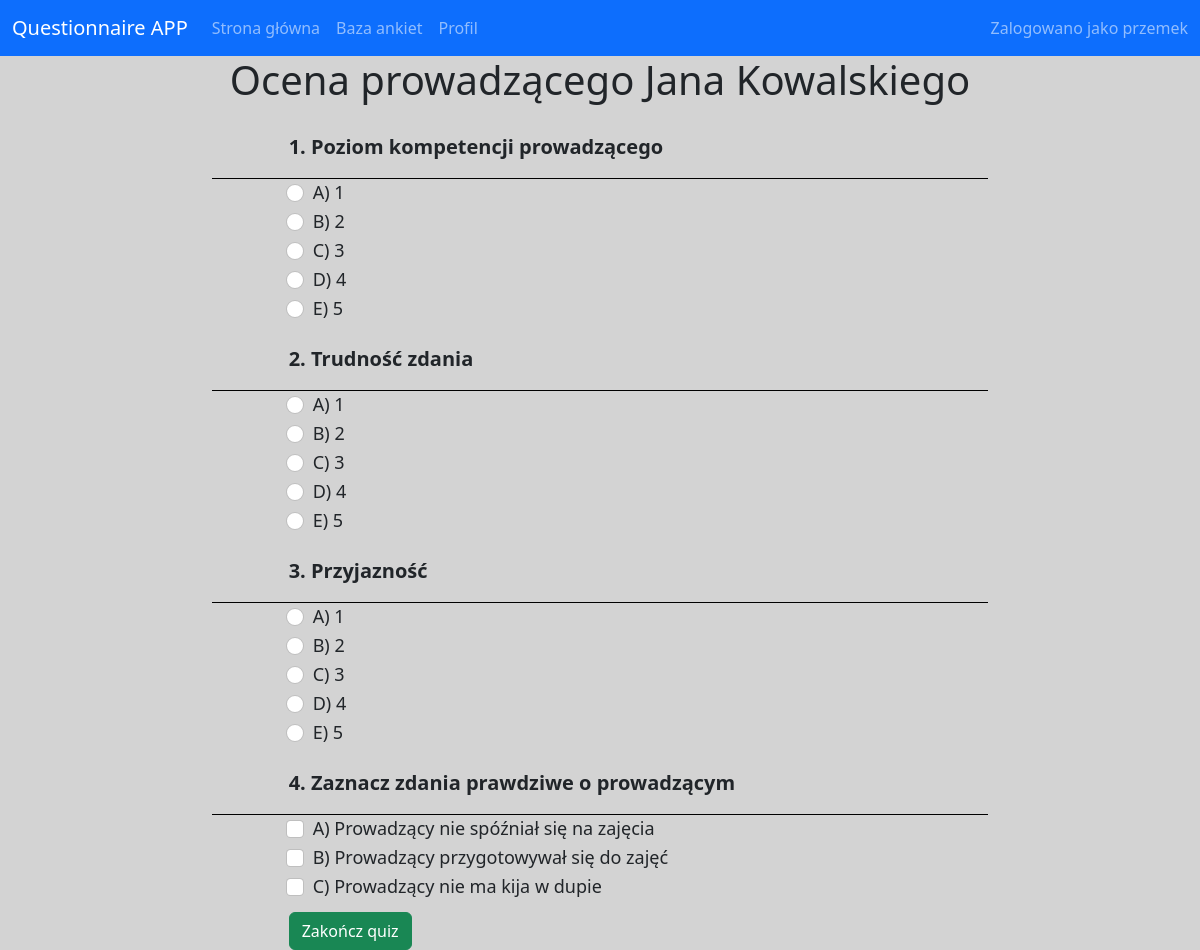
Page /questionnaireProfile/4 (signed in) on the committed database.
### main/models.py (models this page shows, shortened)
class Questionnaire(models.Model):
    text = models.CharField(max_length=50)
    questions = models.ManyToManyField(Question, blank=True)
    owner = models.ForeignKey(User, on_delete=models.SET_NULL, null=True)
    public = models.BooleanField(null=True, default=False)
    publicResults = models.BooleanField(null=True, blank=True)
    password = models.CharField(max_length=200, blank=True, null=True)
    date = models.DateField(auto_now_add=True, null=True)
    active = models.BooleanField(null=True, default=True)

class Question(models.Model):
    text = models.CharField(max_length=80)
    answers = models.ManyToManyField(Answer, blank=True)
    multiple_choice = models.BooleanField(default=False)
    plot = models.CharField(max_length=1500, blank=True, null=True)

class Answer(models.Model):
    text = models.CharField(max_length=80)
    votes = models.IntegerField(default=0, blank=True, null=True)

### main/decorators.py (the view)
    def wrapper_func(response, *args, **kwargs):
        if not response.user.is_authenticated:
            return redirect('/login')
        else:
            return viewFunc(response, *args, **kwargs)

### main/templatetags/main_tags.py (called while the page is built)
@register.filter
def to_char(value):
    text = chr(96+value)
    text = text.upper()
    return text

### main/views.py (called while the page is built, shortened)
@notloged
@qProfileAccess
def questionnaireProfile(request, id):
    questionnaire = Questionnaire.objects.get(id=id)
    context = {'questionnaire': questionnaire}
    return render(request, 'questionnaireProfile.html', context)

### main/templates/main/questionnaireProfile.html (shortened to what this page needs)
{% extends 'base.html' %}
{% load main_tags %}
{% block content %}
<div class="container">
    <div class="row">
        <div class="col-12 text-center">
            <h1>{{questionnaire.text}}</h1>
        </div>
    </div>
    <form method="post" action="">
        {% for question in questionnaire.questions.all %}
            <div class="row" style="border-bottom: 1px solid #000;margin-top: 20px;">
                <div class="col-1"></div>
                <div class="col-10">
                    <p class="TextCreateNew">{{forloop.counter}}. {{question.text}}</p>
                </div>
            </div>
            {% for answer in question.answers.all %}
                {% if question.multiple_choice == False %}
                    <div class="row">
                        <div class="col-1"></div>
                        <div class="col-10">
                            <div class="form-check">
                                <input class="form-check-input" name="{{question.text}}" type="radio" value="{{answer.text}}" style="font-size:18px;">
                                <label class="form-check-label" for="{{answer.text}}" style="font-size:18px;">{{forloop.counter|to_char}}) {{answer.text}}</label>
                            </div>
                        </div>
                    </div>
                {% else %}
                    <div class="row">
                        <div class="col-1"></div>
                        <div class="col-10">
                            <div class="form-check">
                                <input class="form-check-input" name="{{question.text}}" type="checkbox" value="{{answer.text}}" style="font-size:18px;">
                                <label class="form-check-label" for="{{answer.text}}" style="font-size:18px;">{{forloop.counter|to_char}}) {{answer.text}}</label>
                            </div>
                        </div>
                    </div>
                {% endif %}
            {% endfor %}
        {% endfor %}
        <div class="row" style="margin-top: 10px;">
            <div class="col-1"></div>
            <div class="col-4">
                <button type="submit" class="btn btn-success" name="finish">Zakończ quiz</button>
            </div>
        </div>
    </form>
</div>
{% endblock %}

### main/templates/main/base.html (shortened to what this page needs)
<!DOCTYPE html>
{% load static %}
<html lang="en">
<head>
    <link rel="stylesheet" type="text/css" href="{% static '/css/style.css' %}">
    <link rel="stylesheet" type="text/css" href="{% static '/css/bootstrap.css' %}">
</head>
<body>
<header>
    <nav class="navbar navbar-expand-lg navbar-dark bg-primary">
        <div class="container-fluid">
            <a class="navbar-brand" href="{% url 'home' %}">Questionnaire APP</a>
            <div class="collapse navbar-collapse" id="navbarNavAltMarkup">
                <div class="navbar-nav">
                    <a class="nav-link" href="{% url 'home' %}">Strona główna</a>
                    <a class="nav-link" href="{% url 'questionnaire_DataBase' %}">Baza ankiet</a>
                    <a class="nav-link" href="{% url 'profile' %}">Profil</a>
                </div>
            </div>
            <div class="navbar-nav navbar-right" >
                {% if request.user.is_authenticated %}
                    <span class="navbar-text">
                        Zalogowano jako {{request.user}}
                    </span>
                {% else %}
                    <a class="nav-link" href="{% url 'login' %}">Zaloguj</a>
                    <a class="nav-link" href="{% url 'register' %}">Zarejestruj</a>
                {% endif %}
            </div>
        </div>
    </nav>
</header>
<main>
    <div class="container-fluid " id="test">
        <div class="row ">
            <div class="col-lg-2 col-md-12">
            </div>
            <div class="col-lg-8 col-md-12">
                <article>
                        {% block content %}
                        {% endblock %}
                </article>
            </div>
            <div class="col-lg-2 col-md-12" >
            </div>
        </div>
    </div>
</main>
</body>
</html>

### main/static/css/style.css (style rules this page uses)
main { background-color: #D3D3D3; }
.TextCreateNew { font-size:20px; font-weight:600; }

### rows in the picture
Questionnaire: text "Ocena prowadzącego Jana Kowalskiego"
Question: text "Poziom kompetencji prowadzącego"
Answer: text "1"
Answer: text "2"
Answer: text "3"
Answer: text "4"
Answer: text "5"
Question: text "Trudność zdania"
Answer: text "1"
Answer: text "2"
Answer: text "3"
Answer: text "4"
Answer: text "5"
Question: text "Przyjazność"
Answer: text "1"
Answer: text "2"
Answer: text "3"
Answer: text "4"
Answer: text "5"
Question: text "Zaznacz zdania prawdziwe o prowadzącym"
Answer: text "Prowadzący nie spóźniał się na zajęcia"
Answer: text "Prowadzący przygotowywał się do zajęć"
Answer: text "Prowadzący nie ma kija w dupie"

### other values in the picture
{{ request.user }} "przemek"
